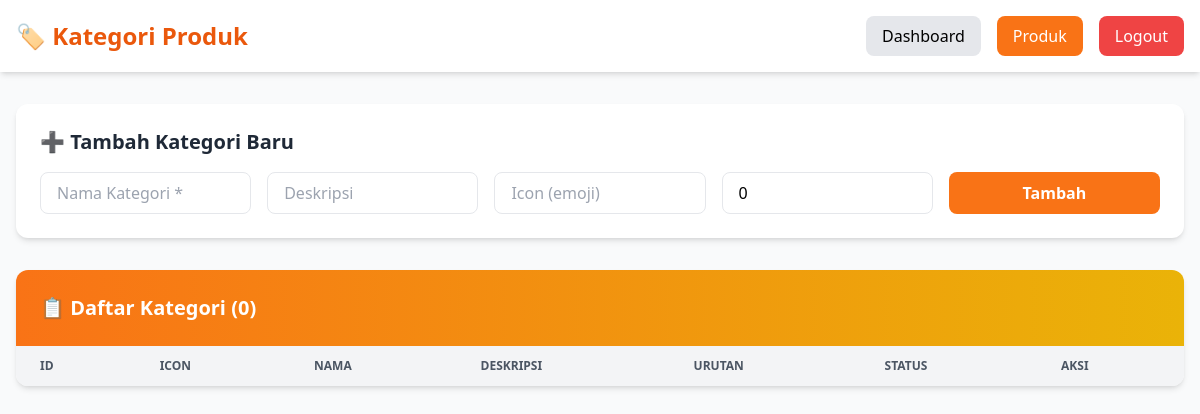
Before: /admin/categories.php (signed in) with the older database file.
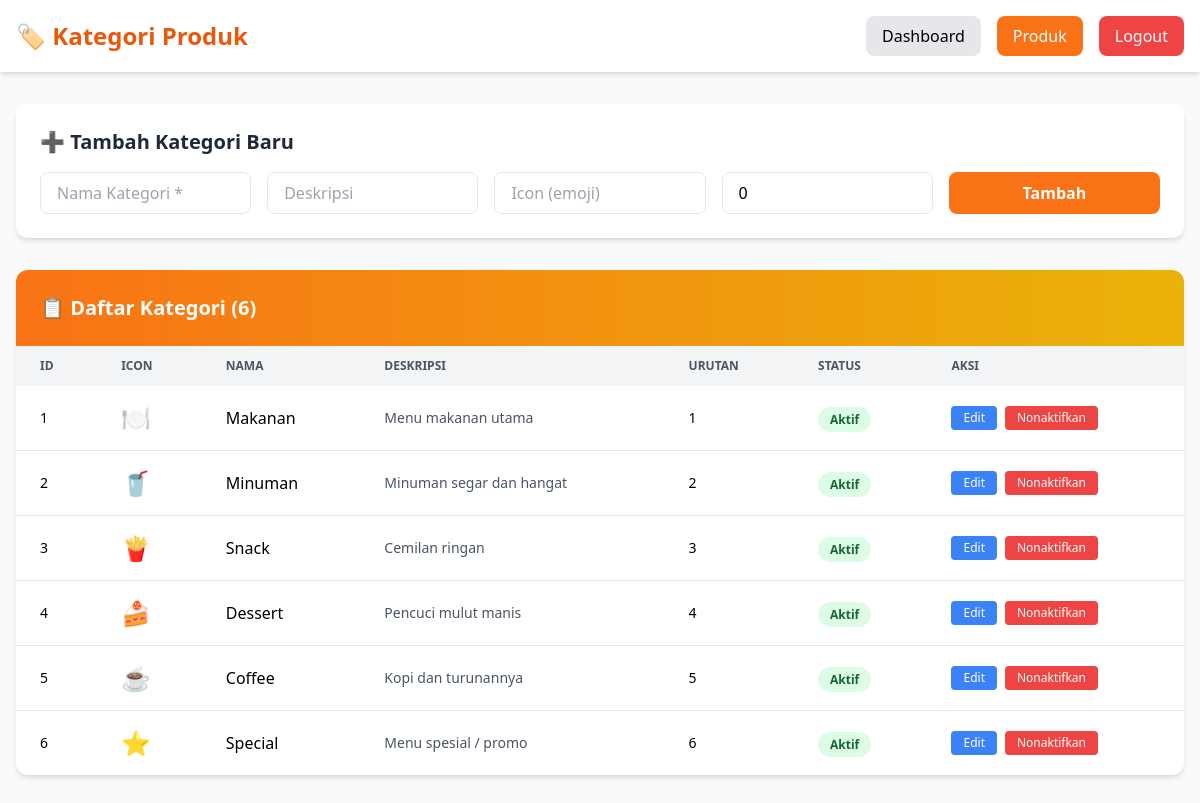
After: the same page with the newer database file.
### tables this page shows
CREATE TABLE `categories` (
  `id` int(11) NOT NULL,
  `name` varchar(100) NOT NULL,
  `description` text DEFAULT NULL,
  `icon` varchar(50) DEFAULT NULL,
  `display_order` int(11) DEFAULT 0,
  `is_active` tinyint(1) DEFAULT 1,
  `created_at` timestamp NOT NULL DEFAULT current_timestamp(),
  `updated_at` timestamp NOT NULL DEFAULT current_timestamp() ON UPDATE current_timestamp()
);

### app/helpers.php (called while the page is built, shortened)
<?php
function e($string) {
    return htmlspecialchars($string, ENT_QUOTES, 'UTF-8');
}

### admin/categories.php (the view, shortened to what the changed rows need)
<?php
require_once '../config/config.php';
require_once '../app/helpers.php';
$categories = $pdo->query("SELECT * FROM categories ORDER BY display_order, name")->fetchAll(PDO::FETCH_ASSOC);
?>
<!DOCTYPE html>
<html lang="id">
<head>
    <script src="https://cdn.tailwindcss.com"></script>
</head>
<body class="bg-gray-50">
    <nav class="bg-white shadow-md sticky top-0 z-50">
        <div class="max-w-7xl mx-auto px-4 py-4 flex justify-between items-center">
            <h1 class="text-2xl font-bold text-orange-600">🏷️ Kategori Produk</h1>
        </div>
    </nav>
    <div class="max-w-7xl mx-auto px-4 py-8">
        <div class="bg-white rounded-xl shadow-md p-6 mb-8">
            <h2 class="text-xl font-bold text-gray-800 mb-4">➕ Tambah Kategori Baru</h2>
        </div>
        <div class="bg-white rounded-xl shadow-md overflow-hidden">
            <div class="p-6 bg-gradient-to-r from-orange-500 to-yellow-500">
                <h2 class="text-xl font-bold text-white">📋 Daftar Kategori (<?= count($categories) ?>)</h2>
            </div>
            <div class="overflow-x-auto">
                <table class="w-full">
                    <thead class="bg-gray-100">
                        <tr>
                            <th class="px-6 py-3 text-left text-xs font-semibold text-gray-600 uppercase">ID</th>
                            <th class="px-6 py-3 text-left text-xs font-semibold text-gray-600 uppercase">Icon</th>
                            <th class="px-6 py-3 text-left text-xs font-semibold text-gray-600 uppercase">Nama</th>
                            <th class="px-6 py-3 text-left text-xs font-semibold text-gray-600 uppercase">Deskripsi</th>
                            <th class="px-6 py-3 text-left text-xs font-semibold text-gray-600 uppercase">Urutan</th>
                            <th class="px-6 py-3 text-left text-xs font-semibold text-gray-600 uppercase">Status</th>
                            <th class="px-6 py-3 text-left text-xs font-semibold text-gray-600 uppercase">Aksi</th>
                        </tr>
                    </thead>
                    <tbody class="divide-y divide-gray-200">
                        <?php foreach ($categories as $cat): ?>
                        <tr class="hover:bg-gray-50">
                            <td class="px-6 py-4 text-sm"><?= $cat['id'] ?></td>
                            <td class="px-6 py-4 text-2xl"><?= e($cat['icon']) ?></td>
                            <td class="px-6 py-4 font-medium"><?= e($cat['name']) ?></td>
                            <td class="px-6 py-4 text-sm text-gray-600"><?= e($cat['description']) ?></td>
                            <td class="px-6 py-4 text-sm"><?= $cat['display_order'] ?></td>
                            <td class="px-6 py-4">
                                <?php if ($cat['is_active']): ?>
                                    <span class="px-3 py-1 bg-green-100 text-green-800 rounded-full text-xs font-semibold">Aktif</span>
                                <?php else: ?>
                                    <span class="px-3 py-1 bg-gray-100 text-gray-800 rounded-full text-xs font-semibold">Nonaktif</span>
                                <?php endif; ?>
                            </td>
                            <td class="px-6 py-4">
                                <div class="flex gap-2">
                                    <button onclick="editCategory(<?= $cat['id'] ?>, '<?= e($cat['name']) ?>', '<?= e($cat['description']) ?>', '<?= e($cat['icon']) ?>', <?= $cat['display_order'] ?>, <?= $cat['is_active'] ?>)"
                                        class="px-3 py-1 bg-blue-500 hover:bg-blue-600 text-white text-xs rounded transition">
                                        Edit
                                    </button>
                                    <?php if ($cat['is_active']): ?>
                                    <a href="?delete=<?= $cat['id'] ?>"
                                        onclick="return confirm('Nonaktifkan kategori ini?')"
                                        class="px-3 py-1 bg-red-500 hover:bg-red-600 text-white text-xs rounded transition">
                                        Nonaktifkan
                                    </a>
                                    <?php endif; ?>
                                </div>
                            </td>
                        </tr>
                        <?php endforeach; ?>
                    </tbody>
                </table>
            </div>
        </div>
    </div>
</body>
</html>

Changed rows visible on the page:
added categories: id "1", icon "🍽️", name "Makanan", description "Menu makanan utama", display_order "1", is_active "Aktif"
added categories: id "2", icon "🥤", name "Minuman", description "Minuman segar dan hangat", display_order "2", is_active "Aktif"
added categories: id "3", icon "🍟", name "Snack", description "Cemilan ringan", display_order "3", is_active "Aktif"
added categories: id "4", icon "🍰", name "Dessert", description "Pencuci mulut manis", display_order "4", is_active "Aktif"
added categories: id "5", icon "☕", name "Coffee", description "Kopi dan turunannya", display_order "5", is_active "Aktif"
added categories: id "6", icon "⭐", name "Special", description "Menu spesial / promo", display_order "6", is_active "Aktif"
Other visible differences:
count($categories): "0" → "6"
